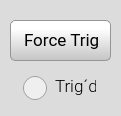
            <widget class="QGroupBox" name="groupBox_t_18">
             <property name="geometry">
              <rect>
               <x>320</x>
               <y>125</y>
               <width>121</width>
               <height>116</height>
              </rect>
             </property>
             <property name="minimumSize">
              <size>
               <width>0</width>
               <height>0</height>
              </size>
             </property>
             <property name="maximumSize">
              <size>
               <width>16777215</width>
               <height>10000</height>
              </size>
             </property>
             <property name="font">
              <font>
               <family>Roboto Medium</family>
               <pointsize>11</pointsize>
              </font>
             </property>
             <property name="styleSheet">
              <string notr="true">QGroupBox {background-color: rgb(220,220,220);border: 0px solid rgb(150,150,150); border-radius: 5px;  margin-top: 0.5em;}; 
QGroupBox::title {subcontrol-origin: margin;left: 10px;padding: 0 3px 0 3px;}</string>
             </property>
             <property name="title">
              <string/>
             </property>
             <widget class="QPushButton" name="pushButton_trigForc">
              <property name="geometry">
               <rect>
                <x>10</x>
                <y>20</y>
                <width>101</width>
                <height>41</height>
               </rect>
              </property>
              <property name="font">
               <font>
                <family>Roboto</family>
                <pointsize>13</pointsize>
               </font>
              </property>
              <property name="styleSheet">
               <string notr="true">QPushButton {
	padding: 0.2em 0.2em 0.3em 0.2em;
	border: 1px solid rgb(150, 150, 150);
	border-radius: 5px;
	color: black;
	background: qlineargradient(x1:0, y1:0, x2:0, y2:2, stop:0 #FFFFFF, stop:0.1 #FFFFFF, stop:1 #7B7B7B);
	text-align:left;
	padding-left:13px;
}

QPushButton:hover:!pressed {
	border: 1px solid rgb(150, 150, 150);
	border-radius: 5px;
	color: #256552;
	background: qlineargradient(x1:0, y1:0, x2:0, y2:2, stop:0 #FFFFFF, stop:0.1 #FFFFFF, stop:1 #AAAAAA);
}

QPushButton:pressed {
	border: 2px solid rgb(150, 150, 150);
	border-radius: 5px;
	background: #FFFFFF;
	color: #2f836a;
}

QPushButton:disabled {
	border: 1px solid rgb(180, 180, 180);
	color: gray;
	background: qlineargradient(x1:0, y1:0, x2:0, y2:2, stop:0 #CCCCCC, stop:0.1 #EEEEEE, stop:1 #BBBBBB);
}</string>
              </property>
              <property name="text">
               <string>Force Trig</string>
              </property>
              <property name="iconSize">
               <size>
                <width>23</width>
                <height>22</height>
               </size>
              </property>
             </widget>
             <widget class="QRadioButton" name="radioButton_trigLed">
              <property name="enabled">
               <bool>false</bool>
              </property>
              <property name="geometry">
               <rect>
                <x>22</x>
                <y>72</y>
                <width>31</width>
                <height>31</height>
               </rect>
              </property>
              <property name="font">
               <font>
                <family>Roboto</family>
                <pointsize>14</pointsize>
               </font>
              </property>
              <property name="styleSheet">
               <string notr="true">QRadioButton::indicator {
    width: 25px;
    height: 25px;
}
QRadioButton::indicator::unchecked {
    image: url(:/main/img/led_gray.png);
}

QRadioButton::indicator::checked {
    image: url(:/main/img/led_green.png);
}</string>
              </property>
              <property name="text">
               <string/>
              </property>
              <property name="iconSize">
               <size>
                <width>20</width>
                <height>20</height>
               </size>
              </property>
              <property name="checked">
               <bool>false</bool>
              </property>
              <property name="autoExclusive">
               <bool>false</bool>
              </property>
             </widget>
             <widget class="QLabel" name="label_24">
              <property name="geometry">
               <rect>
                <x>55</x>
                <y>76</y>
                <width>41</width>
                <height>21</height>
               </rect>
              </property>
              <property name="font">
               <font>
                <family>Roboto Light</family>
                <pointsize>13</pointsize>
                <weight>50</weight>
                <bold>false</bold>
               </font>
              </property>
              <property name="text">
               <string>Trig´d</string>
              </property>
             </widget>
            </widget>
